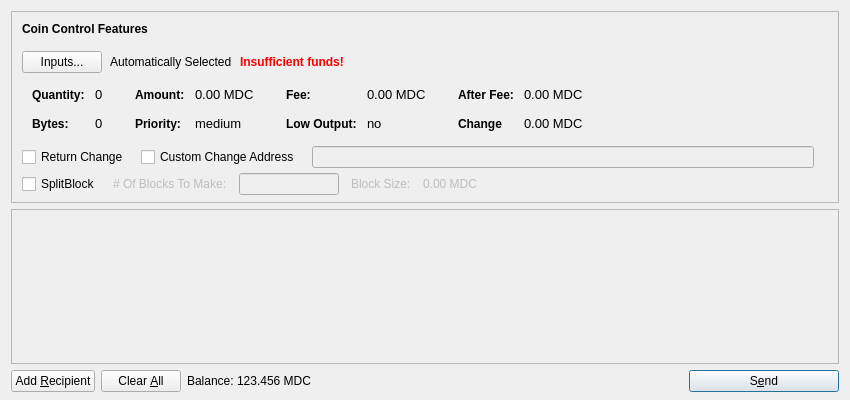
<?xml version="1.0" encoding="UTF-8"?>
<ui version="4.0">
 <class>SendCoinsDialog</class>
 <widget class="QDialog" name="SendCoinsDialog">
  <property name="geometry">
   <rect>
    <x>0</x>
    <y>0</y>
    <width>850</width>
    <height>400</height>
   </rect>
  </property>
  <property name="windowTitle">
   <string>Send Coins</string>
  </property>
  <layout class="QVBoxLayout" name="verticalLayout" stretch="0,1,0">
   <property name="bottomMargin">
    <number>8</number>
   </property>
   <item>
    <widget class="QFrame" name="frameCoinControl">
     <property name="sizePolicy">
      <sizepolicy hsizetype="Expanding" vsizetype="Expanding">
       <horstretch>0</horstretch>
       <verstretch>0</verstretch>
      </sizepolicy>
     </property>
     <property name="maximumSize">
      <size>
       <width>16777215</width>
       <height>16777215</height>
      </size>
     </property>
     <property name="frameShape">
      <enum>QFrame::StyledPanel</enum>
     </property>
     <property name="frameShadow">
      <enum>QFrame::Sunken</enum>
     </property>
     <layout class="QVBoxLayout" name="verticalLayoutCoinControl2">
      <property name="spacing">
       <number>-1</number>
      </property>
      <property name="leftMargin">
       <number>0</number>
      </property>
      <property name="topMargin">
       <number>0</number>
      </property>
      <property name="rightMargin">
       <number>0</number>
      </property>
      <property name="bottomMargin">
       <number>6</number>
      </property>
      <item>
       <layout class="QVBoxLayout" name="verticalLayoutCoinControl" stretch="0,0,0,0,1">
        <property name="spacing">
         <number>0</number>
        </property>
        <property name="leftMargin">
         <number>10</number>
        </property>
        <property name="topMargin">
         <number>10</number>
        </property>
        <item>
         <layout class="QHBoxLayout" name="horizontalLayoutCoinControl1">
          <property name="bottomMargin">
           <number>15</number>
          </property>
          <item>
           <widget class="QLabel" name="labelCoinControlFeatures">
            <property name="sizePolicy">
             <sizepolicy hsizetype="Preferred" vsizetype="Maximum">
              <horstretch>0</horstretch>
              <verstretch>0</verstretch>
             </sizepolicy>
            </property>
            <property name="font">
             <font>
              <weight>75</weight>
              <bold>true</bold>
             </font>
            </property>
            <property name="styleSheet">
             <string notr="true">font-weight:bold;</string>
            </property>
            <property name="text">
             <string>Coin Control Features</string>
            </property>
           </widget>
          </item>
         </layout>
        </item>
        <item>
         <layout class="QHBoxLayout" name="horizontalLayoutCoinControl2" stretch="0,0,0,0">
          <property name="spacing">
           <number>8</number>
          </property>
          <property name="bottomMargin">
           <number>10</number>
          </property>
          <item>
           <widget class="QPushButton" name="pushButtonCoinControl">
            <property name="styleSheet">
             <string notr="true"/>
            </property>
            <property name="text">
             <string>Inputs...</string>
            </property>
           </widget>
          </item>
          <item>
           <widget class="QLabel" name="labelCoinControlAutomaticallySelected">
            <property name="text">
             <string>Automatically Selected</string>
            </property>
            <property name="margin">
             <number>5</number>
            </property>
           </widget>
          </item>
          <item>
           <widget class="QLabel" name="labelCoinControlInsuffFunds">
            <property name="font">
             <font>
              <weight>75</weight>
              <bold>true</bold>
             </font>
            </property>
            <property name="styleSheet">
             <string notr="true">color:red;font-weight:bold;</string>
            </property>
            <property name="text">
             <string>Insufficient funds!</string>
            </property>
            <property name="margin">
             <number>5</number>
            </property>
           </widget>
          </item>
          <item>
           <spacer name="horizontalSpacerCoinControl">
            <property name="orientation">
             <enum>Qt::Horizontal</enum>
            </property>
            <property name="sizeHint" stdset="0">
             <size>
              <width>40</width>
              <height>1</height>
             </size>
            </property>
           </spacer>
          </item>
         </layout>
        </item>
        <item>
         <widget class="QWidget" name="widgetCoinControl" native="true">
          <property name="sizePolicy">
           <sizepolicy hsizetype="Preferred" vsizetype="Preferred">
            <horstretch>0</horstretch>
            <verstretch>0</verstretch>
           </sizepolicy>
          </property>
          <property name="minimumSize">
           <size>
            <width>0</width>
            <height>0</height>
           </size>
          </property>
          <property name="styleSheet">
           <string notr="true"/>
          </property>
          <layout class="QHBoxLayout" name="horizontalLayoutCoinControl5">
           <property name="margin">
            <number>0</number>
           </property>
           <item>
            <layout class="QHBoxLayout" name="horizontalLayoutCoinControl3" stretch="0,0,0,1">
             <property name="spacing">
              <number>20</number>
             </property>
             <property name="topMargin">
              <number>0</number>
             </property>
             <property name="bottomMargin">
              <number>10</number>
             </property>
             <item>
              <layout class="QFormLayout" name="formLayoutCoinControl1">
               <property name="horizontalSpacing">
                <number>10</number>
               </property>
               <property name="verticalSpacing">
                <number>14</number>
               </property>
               <property name="leftMargin">
                <number>10</number>
               </property>
               <property name="topMargin">
                <number>4</number>
               </property>
               <property name="rightMargin">
                <number>6</number>
               </property>
               <item row="0" column="0">
                <widget class="QLabel" name="labelCoinControlQuantityText">
                 <property name="styleSheet">
                  <string notr="true">font-weight:bold;</string>
                 </property>
                 <property name="text">
                  <string>Quantity:</string>
                 </property>
                 <property name="margin">
                  <number>0</number>
                 </property>
                </widget>
               </item>
               <item row="0" column="1">
                <widget class="QLabel" name="labelCoinControlQuantity">
                 <property name="font">
                  <font>
                   <family>Tahoma</family>
                   <pointsize>10</pointsize>
                  </font>
                 </property>
                 <property name="cursor">
                  <cursorShape>IBeamCursor</cursorShape>
                 </property>
                 <property name="contextMenuPolicy">
                  <enum>Qt::ActionsContextMenu</enum>
                 </property>
                 <property name="text">
                  <string>0</string>
                 </property>
                 <property name="margin">
                  <number>0</number>
                 </property>
                 <property name="textInteractionFlags">
                  <set>Qt::LinksAccessibleByMouse|Qt::TextSelectableByKeyboard|Qt::TextSelectableByMouse</set>
                 </property>
                </widget>
               </item>
               <item row="1" column="0">
                <widget class="QLabel" name="labelCoinControlBytesText">
                 <property name="styleSheet">
                  <string notr="true">font-weight:bold;</string>
                 </property>
                 <property name="text">
                  <string>Bytes:</string>
                 </property>
                </widget>
               </item>
               <item row="1" column="1">
                <widget class="QLabel" name="labelCoinControlBytes">
                 <property name="font">
                  <font>
                   <family>Tahoma</family>
                   <pointsize>10</pointsize>
                  </font>
                 </property>
                 <property name="cursor">
                  <cursorShape>IBeamCursor</cursorShape>
                 </property>
                 <property name="contextMenuPolicy">
                  <enum>Qt::ActionsContextMenu</enum>
                 </property>
                 <property name="text">
                  <string>0</string>
                 </property>
                 <property name="textInteractionFlags">
                  <set>Qt::LinksAccessibleByMouse|Qt::TextSelectableByKeyboard|Qt::TextSelectableByMouse</set>
                 </property>
                </widget>
               </item>
              </layout>
             </item>
             <item>
              <layout class="QFormLayout" name="formLayoutCoinControl2">
               <property name="horizontalSpacing">
                <number>10</number>
               </property>
               <property name="verticalSpacing">
                <number>14</number>
               </property>
               <property name="leftMargin">
                <number>6</number>
               </property>
               <property name="topMargin">
                <number>4</number>
               </property>
               <property name="rightMargin">
                <number>6</number>
               </property>
               <item row="0" column="0">
                <widget class="QLabel" name="labelCoinControlAmountText">
                 <property name="styleSheet">
                  <string notr="true">font-weight:bold;</string>
                 </property>
                 <property name="text">
                  <string>Amount:</string>
                 </property>
                 <property name="margin">
                  <number>0</number>
                 </property>
                </widget>
               </item>
               <item row="0" column="1">
                <widget class="QLabel" name="labelCoinControlAmount">
                 <property name="font">
                  <font>
                   <family>Tahoma</family>
                   <pointsize>10</pointsize>
                  </font>
                 </property>
                 <property name="cursor">
                  <cursorShape>IBeamCursor</cursorShape>
                 </property>
                 <property name="contextMenuPolicy">
                  <enum>Qt::ActionsContextMenu</enum>
                 </property>
                 <property name="text">
                  <string>0.00 MDC</string>
                 </property>
                 <property name="textInteractionFlags">
                  <set>Qt::LinksAccessibleByMouse|Qt::TextSelectableByKeyboard|Qt::TextSelectableByMouse</set>
                 </property>
                </widget>
               </item>
               <item row="1" column="0">
                <widget class="QLabel" name="labelCoinControlPriorityText">
                 <property name="styleSheet">
                  <string notr="true">font-weight:bold;</string>
                 </property>
                 <property name="text">
                  <string>Priority:</string>
                 </property>
                </widget>
               </item>
               <item row="1" column="1">
                <widget class="QLabel" name="labelCoinControlPriority">
                 <property name="font">
                  <font>
                   <family>Tahoma</family>
                   <pointsize>10</pointsize>
                  </font>
                 </property>
                 <property name="cursor">
                  <cursorShape>IBeamCursor</cursorShape>
                 </property>
                 <property name="contextMenuPolicy">
                  <enum>Qt::ActionsContextMenu</enum>
                 </property>
                 <property name="text">
                  <string>medium</string>
                 </property>
                 <property name="textInteractionFlags">
                  <set>Qt::LinksAccessibleByMouse|Qt::TextSelectableByKeyboard|Qt::TextSelectableByMouse</set>
                 </property>
                </widget>
               </item>
              </layout>
             </item>
             <item>
              <layout class="QFormLayout" name="formLayoutCoinControl3">
               <property name="horizontalSpacing">
                <number>10</number>
               </property>
               <property name="verticalSpacing">
                <number>14</number>
               </property>
               <property name="leftMargin">
                <number>6</number>
               </property>
               <property name="topMargin">
                <number>4</number>
               </property>
               <property name="rightMargin">
                <number>6</number>
               </property>
               <item row="0" column="0">
                <widget class="QLabel" name="labelCoinControlFeeText">
                 <property name="styleSheet">
                  <string notr="true">font-weight:bold;</string>
                 </property>
                 <property name="text">
                  <string>Fee:</string>
                 </property>
                 <property name="margin">
                  <number>0</number>
                 </property>
                </widget>
               </item>
               <item row="0" column="1">
                <widget class="QLabel" name="labelCoinControlFee">
                 <property name="font">
                  <font>
                   <family>Tahoma</family>
                   <pointsize>10</pointsize>
                  </font>
                 </property>
                 <property name="cursor">
                  <cursorShape>IBeamCursor</cursorShape>
                 </property>
                 <property name="contextMenuPolicy">
                  <enum>Qt::ActionsContextMenu</enum>
                 </property>
                 <property name="text">
                  <string>0.00 MDC</string>
                 </property>
                 <property name="textInteractionFlags">
                  <set>Qt::LinksAccessibleByMouse|Qt::TextSelectableByKeyboard|Qt::TextSelectableByMouse</set>
                 </property>
                </widget>
               </item>
               <item row="1" column="0">
                <widget class="QLabel" name="labelCoinControlLowOutputText">
                 <property name="styleSheet">
                  <string notr="true">font-weight:bold;</string>
                 </property>
                 <property name="text">
                  <string>Low Output:</string>
                 </property>
                </widget>
               </item>
               <item row="1" column="1">
                <widget class="QLabel" name="labelCoinControlLowOutput">
                 <property name="font">
                  <font>
                   <family>Tahoma</family>
                   <pointsize>10</pointsize>
                  </font>
                 </property>
                 <property name="cursor">
                  <cursorShape>IBeamCursor</cursorShape>
                 </property>
                 <property name="contextMenuPolicy">
                  <enum>Qt::ActionsContextMenu</enum>
                 </property>
                 <property name="text">
                  <string>no</string>
                 </property>
                 <property name="textInteractionFlags">
                  <set>Qt::LinksAccessibleByMouse|Qt::TextSelectableByKeyboard|Qt::TextSelectableByMouse</set>
                 </property>
                </widget>
               </item>
              </layout>
             </item>
             <item>
              <layout class="QFormLayout" name="formLayoutCoinControl4">
               <property name="fieldGrowthPolicy"> 
                <enum>QFormLayout::AllNonFixedFieldsGrow</enum> 
               </property>
               <property name="horizontalSpacing">
                <number>10</number>
               </property>
               <property name="verticalSpacing">
                <number>14</number>
               </property>
               <property name="leftMargin">
                <number>6</number>
               </property>
               <property name="topMargin">
                <number>4</number>
               </property>
               <property name="rightMargin">
                <number>6</number>
               </property>
               <item row="0" column="0">
                <widget class="QLabel" name="labelCoinControlAfterFeeText">
                 <property name="styleSheet">
                  <string notr="true">font-weight:bold;</string>
                 </property>
                 <property name="text">
                  <string>After Fee:</string>
                 </property>
                 <property name="margin">
                  <number>0</number>
                 </property>
                </widget>
               </item>
               <item row="0" column="1">
                <widget class="QLabel" name="labelCoinControlAfterFee">
                 <property name="font">
                  <font>
                   <family>Tahoma</family>
                   <pointsize>10</pointsize>
                  </font>
                 </property>
                 <property name="cursor">
                  <cursorShape>IBeamCursor</cursorShape>
                 </property>
                 <property name="contextMenuPolicy">
                  <enum>Qt::ActionsContextMenu</enum>
                 </property>
                 <property name="text">
                  <string>0.00 MDC</string>
                 </property>
                 <property name="textInteractionFlags">
                  <set>Qt::LinksAccessibleByMouse|Qt::TextSelectableByKeyboard|Qt::TextSelectableByMouse</set>
                 </property>
                </widget>
               </item>
               <item row="1" column="0">
                <widget class="QLabel" name="labelCoinControlChangeText">
                 <property name="styleSheet">
                  <string notr="true">font-weight:bold;</string>
                 </property>
                 <property name="text">
                  <string>Change</string>
                 </property>
                </widget>
               </item>
               <item row="1" column="1">
                <widget class="QLabel" name="labelCoinControlChange">
                 <property name="font">
                  <font>
                   <family>Tahoma</family>
                   <pointsize>10</pointsize>
                  </font>
                 </property>
                 <property name="cursor">
                  <cursorShape>IBeamCursor</cursorShape>
                 </property>
                 <property name="contextMenuPolicy">
                  <enum>Qt::ActionsContextMenu</enum>
                 </property>
                 <property name="text">
                  <string>0.00 MDC</string>
                 </property>
                 <property name="textInteractionFlags">
                  <set>Qt::LinksAccessibleByMouse|Qt::TextSelectableByKeyboard|Qt::TextSelectableByMouse</set>
                 </property>
                </widget>
               </item>
              </layout>
             </item>
            </layout>
           </item>
          </layout>
         </widget>
        </item>
        <item>
         <layout class="QHBoxLayout" name="horizontalLayoutCoinControl4" stretch="0,0,0,0">
          <property name="spacing">
           <number>12</number>
          </property>
          <property name="sizeConstraint">
           <enum>QLayout::SetDefaultConstraint</enum>
          </property>
          <property name="topMargin">
           <number>5</number>
          </property>
          <property name="rightMargin">
           <number>5</number>
          </property>
		  <item> 
		   <widget class="QCheckBox" name="returnChangeCheckBox">
 		    <property name="text">
 		     <string>Return Change</string>
 		    </property>
 		   </widget>
 		  </item>		  
          <item>
           <widget class="QCheckBox" name="checkBoxCoinControlChange">
            <property name="text">
             <string>Custom Change Address</string>
            </property>
           </widget>
          </item>
          <item>
           <widget class="QLineEdit" name="lineEditCoinControlChange">
            <property name="enabled">
             <bool>false</bool>
            </property>
            <property name="sizePolicy">
             <sizepolicy hsizetype="Expanding" vsizetype="Fixed">
              <horstretch>0</horstretch>
              <verstretch>0</verstretch>
             </sizepolicy>
            </property>
           </widget>
          </item>
          <item>
           <widget class="QLabel" name="labelCoinControlChangeLabel">
            <property name="sizePolicy">
             <sizepolicy hsizetype="Preferred" vsizetype="Expanding">
              <horstretch>0</horstretch>
              <verstretch>0</verstretch>
             </sizepolicy>
            </property>
            <property name="minimumSize">
             <size>
              <width>0</width>
              <height>0</height>
             </size>
            </property>
            <property name="text">
             <string/>
            </property>
            <property name="margin">
             <number>3</number>
            </property>
           </widget>
          </item>
         </layout>
        </item>
        <item>
         <layout class="QHBoxLayout" name="horizontalLayoutCoinControl4a" stretch="0,0,0,0">
          <property name="alignment" >
         <set>Qt::AlignLeft</set>
          </property>
          <property name="spacing">
           <number>12</number>
          </property>
          <property name="sizeConstraint">
           <enum>QLayout::SetDefaultConstraint</enum>
          </property>
          <property name="topMargin">
           <number>5</number>
          </property>
          <property name="rightMargin">
           <number>5</number>
          </property>
           <item> 
           <widget class="QCheckBox" name="splitBlockCheckBox"> 
            <property name="text"> 
             <string>SplitBlock</string> 
            </property> 
           </widget> 
          </item> 
          <item> 
           <widget class="QLabel" name="labelBlocksToMakeText"> 
            <property name="enabled"> 
             <bool>false</bool> 
            </property> 
            <property name="text"> 
             <string># Of Blocks To Make:</string> 
            </property> 
           </widget> 
          </item>
          <item> 
           <widget class="QLineEdit" name="splitBlockLineEdit"> 
            <property name="enabled"> 
             <bool>false</bool> 
            </property> 
            <property name="sizePolicy"> 
             <sizepolicy hsizetype="Fixed" vsizetype="Fixed"> 
              <horstretch>0</horstretch> 
              <verstretch>0</verstretch> 
             </sizepolicy> 
            </property> 
            <property name="maximumSize"> 
             <size> 
              <width>100</width> 
              <height>16777215</height> 
             </size> 
            </property> 
           </widget> 
          </item> 
          <item> 
           <widget class="QLabel" name="labelBlockSizeText"> 
            <property name="enabled"> 
             <bool>false</bool> 
            </property> 
            <property name="text"> 
             <string>Block Size:</string> 
            </property> 
           </widget> 
          </item> 
          <item> 
           <widget class="QLabel" name="labelBlockSize"> 
            <property name="enabled"> 
             <bool>false</bool> 
            </property> 
            <property name="text"> 
             <string>0.00 MDC</string>
            </property>
           </widget> 
           </item>
         </layout>
        </item>
        <item>
         <spacer name="verticalSpacerCoinControl">
          <property name="orientation">
           <enum>Qt::Vertical</enum>
          </property>
          <property name="sizeHint" stdset="0">
           <size>
            <width>800</width>
            <height>1</height>
           </size>
          </property>
         </spacer>
        </item>
       </layout>
      </item>
     </layout>
    </widget>
   </item>
   <item>
    <widget class="QScrollArea" name="scrollArea">
     <property name="widgetResizable">
      <bool>true</bool>
     </property>
     <widget class="QWidget" name="scrollAreaWidgetContents">
      <property name="geometry">
       <rect>
        <x>0</x>
        <y>0</y>
        <width>830</width>
        <height>172</height>
       </rect>
      </property>
      <layout class="QVBoxLayout" name="verticalLayout_2">
       <property name="margin">
        <number>0</number>
       </property>
       <item>
        <layout class="QVBoxLayout" name="entries">
         <property name="spacing">
          <number>6</number>
         </property>
        </layout>
       </item>
       <item>
        <spacer name="verticalSpacer">
         <property name="orientation">
          <enum>Qt::Vertical</enum>
         </property>
         <property name="sizeHint" stdset="0">
          <size>
           <width>20</width>
           <height>40</height>
          </size>
         </property>
        </spacer>
       </item>
      </layout>
     </widget>
    </widget>
   </item>
   <item>
    <layout class="QHBoxLayout" name="horizontalLayout">
     <item>
      <widget class="QPushButton" name="addButton">
       <property name="toolTip">
        <string>Send to multiple recipients at once</string>
       </property>
       <property name="text">
        <string>Add &amp;Recipient</string>
       </property>
       <property name="icon">
        <iconset resource="../bitcoin.qrc">
         <normaloff>:/icons/add2</normaloff>:/icons/add2</iconset>
       </property>
       <property name="autoDefault">
        <bool>false</bool>
       </property>
      </widget>
     </item>
     <item>
      <widget class="QPushButton" name="clearButton">
       <property name="sizePolicy">
        <sizepolicy hsizetype="Minimum" vsizetype="Fixed">
         <horstretch>0</horstretch>
         <verstretch>0</verstretch>
        </sizepolicy>
       </property>
       <property name="toolTip">
        <string>Remove all transaction fields</string>
       </property>
       <property name="text">
        <string>Clear &amp;All</string>
       </property>
       <property name="icon">
        <iconset resource="../bitcoin.qrc">
         <normaloff>:/icons/remove2</normaloff>:/icons/remove2</iconset>
       </property>
       <property name="autoRepeatDelay">
        <number>300</number>
       </property>
       <property name="autoDefault">
        <bool>false</bool>
       </property>
      </widget>
     </item>
     <item>
      <layout class="QHBoxLayout" name="horizontalLayout_2">
       <property name="spacing">
        <number>3</number>
       </property>
       <item>
        <widget class="QLabel" name="label">
         <property name="sizePolicy">
          <sizepolicy hsizetype="Preferred" vsizetype="Fixed">
           <horstretch>0</horstretch>
           <verstretch>0</verstretch>
          </sizepolicy>
         </property>
         <property name="text">
          <string>Balance:</string>
         </property>
        </widget>
       </item>
       <item>
        <widget class="QLabel" name="labelBalance">
         <property name="sizePolicy">
          <sizepolicy hsizetype="Preferred" vsizetype="Fixed">
           <horstretch>0</horstretch>
           <verstretch>0</verstretch>
          </sizepolicy>
         </property>
         <property name="cursor">
          <cursorShape>IBeamCursor</cursorShape>
         </property>
         <property name="text">
          <string>123.456 MDC</string>
         </property>
         <property name="textInteractionFlags">
          <set>Qt::LinksAccessibleByMouse|Qt::TextSelectableByKeyboard|Qt::TextSelectableByMouse</set>
         </property>
        </widget>
       </item>
      </layout>
     </item>
     <item>
      <spacer name="horizontalSpacer">
       <property name="orientation">
        <enum>Qt::Horizontal</enum>
       </property>
       <property name="sizeHint" stdset="0">
        <size>
         <width>40</width>
         <height>20</height>
        </size>
       </property>
      </spacer>
     </item>
     <item>
      <widget class="QPushButton" name="sendButton">
       <property name="minimumSize">
        <size>
         <width>150</width>
         <height>0</height>
        </size>
       </property>
       <property name="toolTip">
        <string>Confirm the send action</string>
       </property>
       <property name="text">
        <string>S&amp;end</string>
       </property>
       <property name="icon">
        <iconset resource="../bitcoin.qrc">
         <normaloff>:/icons/send</normaloff>:/icons/send</iconset>
       </property>
       <property name="default">
        <bool>true</bool>
       </property>
      </widget>
     </item>
    </layout>
   </item>
  </layout>
 </widget>
 <resources>
  <include location="../bitcoin.qrc"/>
 </resources>
 <connections/>
</ui>
